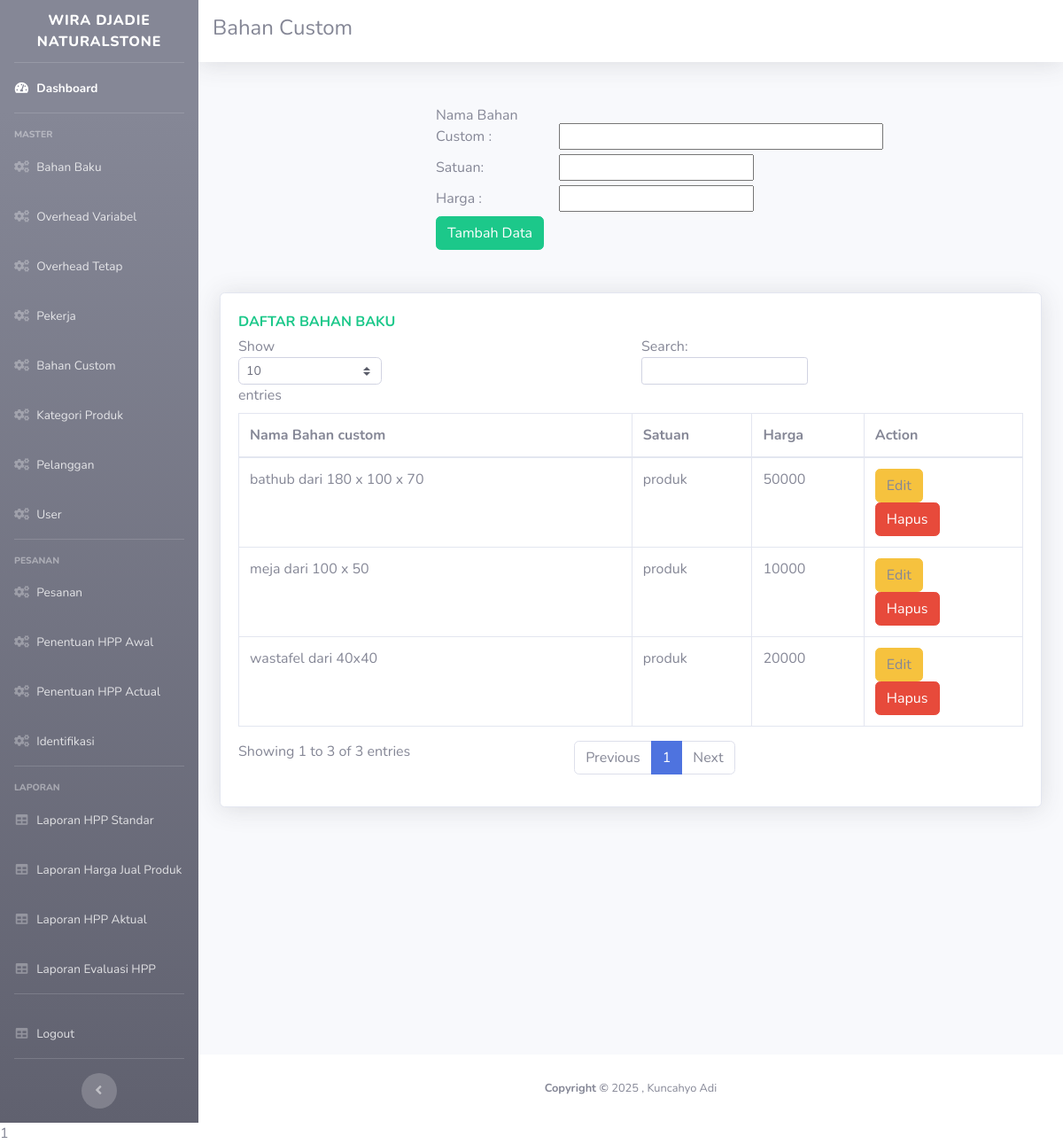
/custom.php, run on the app's committed database.
### tables this page shows
CREATE TABLE `custom_standar` (
  `id_custom_standar` int(11) NOT NULL,
  `nama_custom_standar` varchar(250) NOT NULL,
  `harga_custom_standar` float NOT NULL,
  `satuan_custom_standar` varchar(100) NOT NULL
);

### custom.php (the view, shortened to what this page needs)
    <?php
        include '_partial/head.php';
        include '_partial/sidebar.php';
        include 'koneksi1.php';
    ?>
      <div id="content">
        <nav class="navbar navbar-expand navbar-light bg-white topbar mb-4 static-top shadow">
<h4> Bahan Custom</h4>
        </nav>
        <div class="container-fluid">
          <br>
           <div class="row col-12">
              <form class="col-12" role="form" action="insertcustom.php" method="post" enctype="multipart/form-data">
                    <label class="form-label col-2 offset-3">Nama Bahan Custom :</label>
                    <input type="text" id="nama" name="nama" class="form-select col-5">
                    <br>
                    <label class="form-label col-2 offset-3">Satuan:</label>
                    <input type="text" id="satuan" name="satuan" class="form-select col-3">
                    <br>
                    <label class="form-label col-2 offset-3">Harga :</label>
                    <input type="number" id="harga" name="harga" class="form-select col-3">
                    <br>
                  <div class="button col-5 offset-3">
                    <button class="btn btn-success" type="submit">Tambah Data</button>
                    <br>
                  </div>
              </form>
          </div>
          <br><br>
            <div class="row">
            <div class="col-xl-12">
                <div class="card shadow mb-4">
                <div class="card-body tab-content" id="myTabContent">
                <div class="text-x font-weight-bold text-success text-uppercase mb-1">Daftar Bahan Baku</div>
                <div class="table-responsive tab-pane fade show active" id="bb">
                <table class="table table-bordered" id="dataTable" width="100%" cellspacing="0">
                    <thead>
                        <tr>
                            <th>Nama Bahan custom</th>
                            <th>Satuan</th>
                            <th>Harga</th>
                            <th>Action</th>
                    </thead>
                    <tbody>
                       <?php
                          $sql = 'SELECT * FROM custom_standar';
                          $query = mysqli_query($koneksi, $sql);
                             while ($row = mysqli_fetch_array($query))
                                {
                                 ?>
                                  <tr>
                                      <td><?php echo $row['nama_custom_standar'];?></td>
                                      <td><?php echo $row['satuan_custom_standar'];?></td>
                                      <td><?php echo $row['harga_custom_standar'];?></td>
                                      <td>
                                          <a class="btn btn-warning" data-toggle="modal" data-target="#exampleModal<?php echo $row['id_custom_standar'];?>">Edit</a>
                                          <br>
                                          <a class="btn btn-danger" href="deletecustom.php?id=<?php echo $row['id_custom_standar'];?>">Hapus
                                      </td>
                                  </tr>
                          <?php } ?>
                    </tbody>
                </table>
              </div>
            </div>
            </div>
            </div>
            </div>
        </div>
      </div>
<?php include '_partial/footer.php'?>

### data on the page
custom_standar: nama_custom_standar "wastafel dari 40x40", satuan_custom_standar "produk", harga_custom_standar "20000"
custom_standar: nama_custom_standar "bathub dari 180 x 100 x 70", satuan_custom_standar "produk", harga_custom_standar "50000"
custom_standar: nama_custom_standar "meja dari 100 x 50", satuan_custom_standar "produk", harga_custom_standar "10000"
